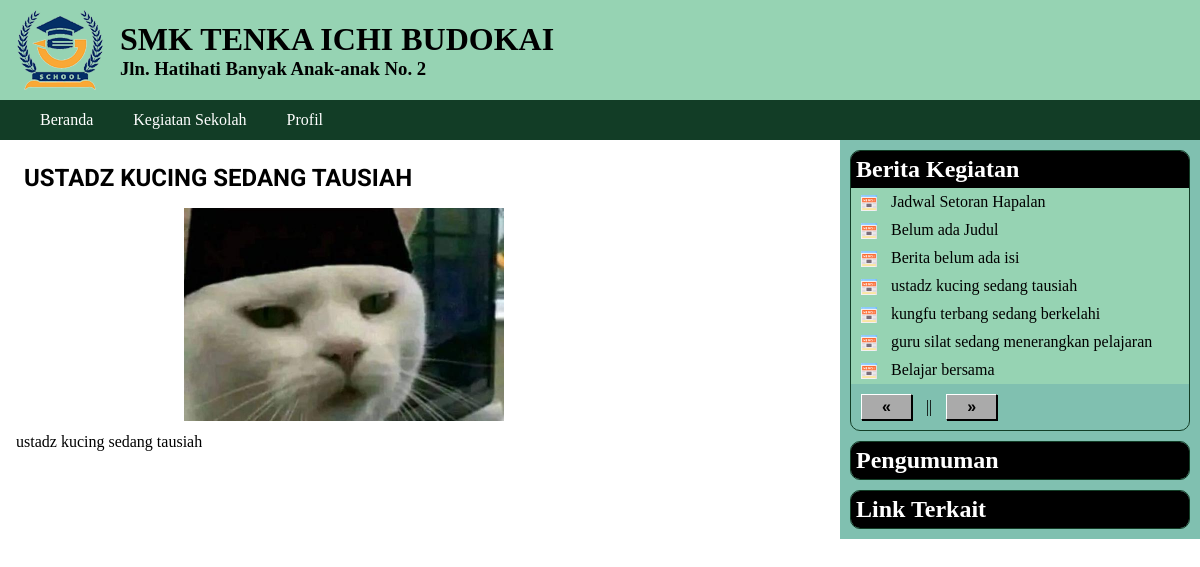
Page /kegiatan.php?id=4 on the committed database.
### tables this page shows
CREATE TABLE `kegiatan` (
  `ID_kegiatan` int(10) NOT NULL,
  `judul_kegiatan` varchar(200) NOT NULL,
  `artikel_kegiatan` text NOT NULL,
  `tgl_upload` datetime NOT NULL,
  `ID_admin` int(2) NOT NULL
);

CREATE TABLE `foto_kegiatan` (
  `ID` int(10) NOT NULL,
  `ID_kegiatan` int(10) NOT NULL,
  `foto` varchar(100) NOT NULL,
  `caption` varchar(255) NOT NULL
);

### kegiatan.php (the view, shortened to what this page needs)
<?php
include "admin/config.php";
include "admin/functions.php";
$p = isset($_GET['p'])? $_GET['p'] : 1;
$limit = 20;
$start = ($p-1) * $limit;
$sql2 = " SELECT ID_kegiatan,
                 judul_kegiatan
          FROM kegiatan
          ORDER BY ID_kegiatan DESC
          LIMIT $start, $limit ";
$hasil2 = get_data($sql2);
$sql_total = " SELECT COUNT(*) AS totaldata
               FROM kegiatan ";
$hasil_total = get_data($sql_total);
$total = $hasil_total[0]["totaldata"];
$total_halaman = ceil($total / $limit);
include "header.php";
?>
<main>
<section>
<?php
if (isset($_GET["id"])) {
 $id = $_GET["id"];
 $sql3 = " SELECT * FROM kegiatan
           WHERE ID_kegiatan = $id";
 $hasil3 = get_data($sql3);
 $berita = $hasil3[0];
 $sql4 = " SELECT * FROM foto_kegiatan
           WHERE ID_kegiatan = $id";
 $listfoto = get_data($sql4);
 echo "<h1>$berita[judul_kegiatan]</h1>";
 if (isset($listfoto[0])){
  $gambar = $listfoto[0]['foto'];
  cetak_foto( $gambar );
 }
 echo "<div>$berita[artikel_kegiatan]</div> ";
}
?>
</section>
<aside>
 <div class='widget'>
   <h2>Berita Kegiatan</h2>
   <ul class='daftar_link'>
<?php
for($i=0; $i<count($hasil2); $i++) {
    $id_kegiatan = $hasil2[$i]["ID_kegiatan"];
    $judul = $hasil2[$i]["judul_kegiatan"];
    echo "<li>
    <a href='kegiatan.php?id=$id_kegiatan'>
    $judul</a></li> ";
}
?>
   </ul>
<?php
if ($p > 1) {
  $prev_p = $p - 1;
  $href = "kegiatan.php?p=$prev_p";
}
else {
  $href = "";
}
echo "<a href='$href' class='tombol'>
      &laquo; </a>";
echo " || ";
$next_p = $p + 1;
if ($next_p > $total_halaman)
   $href = "";
else
   $href = "kegiatan.php?p=$next_p";
echo "<a href='$href' class='tombol'>
      &raquo; </a>";
?>
 </div>
 <div class='widget'>
  <h2>Pengumuman</h2>
 </div>
 <div class='widget'>
  <h2>Link Terkait</h2>
 </div>
</aside>
</main>
</body>
</html>

### admin/functions.php (shortened to what this page needs)
<?php
function get_data( $sql ) {
    global $koneksi;
    $hasil = array();
    $query = mysqli_query($koneksi, $sql);
    if (mysqli_num_rows($query) == 0) {
        return $hasil;
    }
    else
    {
        while( $row = mysqli_fetch_assoc($query)){
            $hasil[] = $row;
        }
        return $hasil;
    }
}
function cetak_foto($gambar) {
    echo "<blockquote>
    <a href=\"javascript:buka_popup('upload/$gambar')\">
    <img src='upload/$gambar' width='50%'>
    </a>
    </blockquote>";
}

### style.css (style rules this page uses)
* { margin:0; padding:0; }
main { display: flex; justify-content: space-between; }
main section { padding: 1rem; text-align: justify; max-width: 70%; }
blockquote { padding:0.5rem; text-align: center; }
section h1 { padding: 0.5rem; text-transform: uppercase; font-family: 'Roboto', sans-serif; }
aside { width: 30%; background:#80c0b0; height: 100%; }
.widget { margin: 10px; border-radius: 10px; border:1px solid #123d26; overflow: hidden; }
.widget h2 { background:black; color:white; padding:5px; font-family:Tahoma; }
.daftar_link { list-style: none; }
.daftar_link li { background:#96d3b3; }
.daftar_link li::before { content: ''; display: inline-block; height: 16px; width: 16px; background-size: cover; background-image: url('images/icon-news.png'); background-repeat: no-repeat; margin-left: 10px; background-position: center center; vertical-align: middle; }
.daftar_link li a { display:inline-block; padding:5px 10px; text-decoration: none; color:black; }
.tombol { display: inline-block; background-color: #aaa; color: black; font-weight: 900; font-family: Arial; padding: 3px 20px; box-shadow: 1px 1px 0 black; text-decoration: none; margin:10px; border-left: 1px solid white; border-top: 1px solid white; border-right: 1px solid black; border-bottom: 1px solid black; }

### rows in the picture
kegiatan: judul_kegiatan "USTADZ KUCING SEDANG TAUSIAH", artikel_kegiatan "ustadz kucing sedang tausiah", judul_kegiatan "ustadz kucing sedang tausiah"
foto_kegiatan: foto (picture)
kegiatan: judul_kegiatan "Jadwal Setoran Hapalan"
kegiatan: judul_kegiatan "Belum ada Judul"
kegiatan: judul_kegiatan "Berita belum ada isi"
kegiatan: judul_kegiatan "kungfu terbang sedang berkelahi"
kegiatan: judul_kegiatan "guru silat sedang menerangkan pelajaran"
kegiatan: judul_kegiatan "Belajar bersama"
